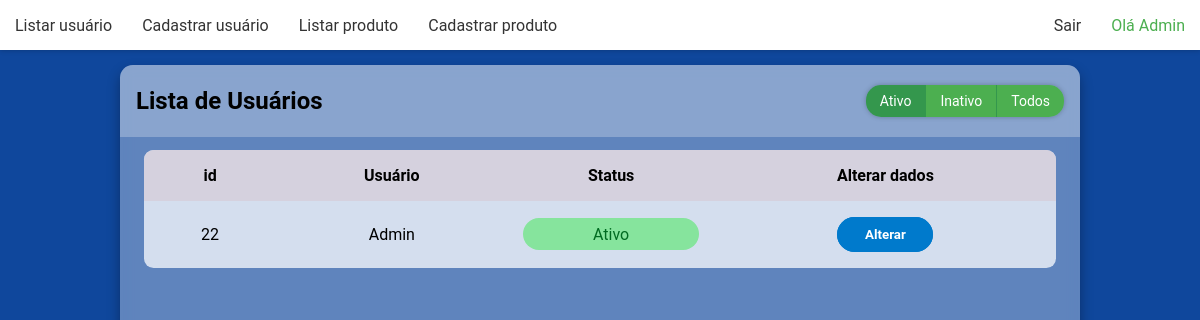
Before: /ecommerceti26/listausuario.php (signed in) with the older database file.
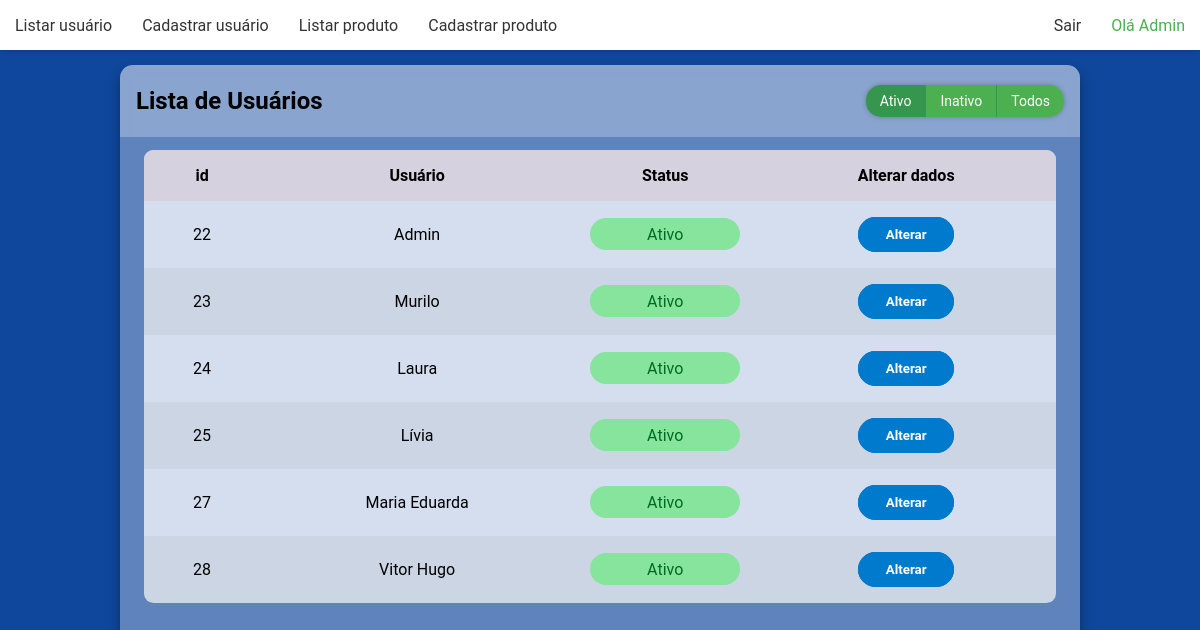
After: the same page with the newer database file.
### tables this page shows
CREATE TABLE `usuarios` (
  `usu_id` int(11) NOT NULL,
  `usu_nome` varchar(50) NOT NULL,
  `usu_senha` varchar(50) NOT NULL,
  `usu_ativo` char(1) DEFAULT NULL,
  `usu_tempero` varchar(50) NOT NULL
);

### ecommerceti26/listausuario.php (the view, shortened to what this page needs)
<?php
    include("cabecalho.php");
    $sql = "SELECT * FROM usuarios WHERE usu_ativo = 's'";
    $retorno = mysqli_query($link, $sql);
    $contador = 0;
?>
<html>
    <head>
        <link rel="stylesheet" href="./css/style.css">
    </head>
    <body>
        <div class="listausuario-container">
            <main class="table">
                <section class="table-header">
                    <h1>Lista de Usuários</h1>
                    <div class="form-container">
                        <form action="listausuario.php" method="post">
                            <label class="radio-label" for="radioativo">Ativo</label>
                            <label class="radio-label" for="radioinativo">Inativo</label>
                            <label class="radio-label" for="radiotodos">Todos</label>
                        </form>
                    </div>
                </section>
                <section class="table-body">
                    <table>
                        <thead>
                            <tr>
                                <th>id</th>
                                <th>Usuário</th>
                                <th>Status</th>
                                <th>Alterar dados</th>
                            </tr>
                        </thead>
                        <?php
                        while ($tbl = mysqli_fetch_array($retorno)) {
                            $contador++;
                            $classe = ($contador % 2 == 0) ? 'even' : 'odd';
                        ?>
                        <tbody>
                            <tr class="<?= $classe ?>">
                                <td><?=$tbl[0] ?></td>
                                <td><?=$tbl[1] ?></td>
                                <td>
                                    <p class="status <?= $check = ($tbl[3] == "s") ? "ativo" : "inativo" ?>">
                                        <?= $check = ($tbl[3] == "s") ? "Ativo" : "Inativo" ?>
                                    </p>
                                </td>
                                <td><a href="alterausuario.php?id=<?=$tbl[0] ?>"><button class="btn-alterar"><p class="text">Alterar</p></button></a></td>
                            </tr>
                        </tbody>
                        <?php
                        }
                        ?>
                    </table>
                </section>
            </main>
        </div>
    </body>
</html>

### ecommerceti26/cabecalho.php (shortened to what this page needs)
<?php
$nomeusuario = $_SESSION['nomeusuario'];
?>
<link rel="stylesheet" href="./css/style.css">
<nav>
    <div class="nav-container">
        <ul>
            <li><a href="listausuario.php">Listar usuário</a></li>
            <li><a href="cadastrausuario.php">Cadastrar usuário</a></li>
            <li><a href="listaproduto.php">Listar produto</a></li>
            <li><a href="cadastraproduto.php">Cadastrar produto</a></li>
        </ul>
        <ul class="user-info">
            <li id="btn-sair"><a href="logout.php">Sair</a></li>
            <?php
            if($nomeusuario != null) {
            ?>
            <li><p>Olá <?= $nomeusuario ?></p></li>
            <?php
            } else {
                echo "<script>window.alert('USUÁRIO NÃO AUTENTICADO');
                window.location.href='login.php';</script>";
            }
            ?>
        </ul>
    </div>
</nav>

### ecommerceti26/css/style.css (style rules this page uses)
* { margin: 0; padding: 0; box-sizing: border-box; font-family: "Roboto", sans-serif; }
.login-container .wrapper h1, p { text-align: center; }
.cadastracliente-container .wrapper h1, p { text-align: center; }
.cadastrausuario-container .wrapper h1, p { text-align: center; }
.cadastraproduto-container .wrapper h1, p { text-align: center; }
.alterausuario-container .wrapper h1, p { text-align: center; }
.alteraproduto-container .wrapper h1, p { text-align: center; }
nav { top: 0; position: fixed; height: 50px; width: 100%; z-index: 1; background-color: #FFF; display: flex; justify-content: center; box-shadow: 0 0 5px rgba(0, 0, 0, 0.25); }
.nav-container { position: relative; width: 1400px; display: flex; justify-content: space-between; }
.nav-container ul { width: 75%; display: flex; align-items: center; }
.nav-container .user-info { width: 25%; display: flex; justify-content: flex-end; }
.nav-container li { list-style: none; padding: 10px 15px; }
.nav-container li a { text-decoration: none; color: #333333; }
.nav-container li p { color: #4CAF50; cursor: default; }
.listausuario-container { background-color: #0f479c; min-height: 100vh; display: flex; justify-content: center; align-items: center; }
.listausuario-container main.table { margin-top: 50px; width: 80vw; height: 90vh; background-color: #fff5; backdrop-filter: blur(7px); box-shadow: 0 .4rem .8rem #0005; border-radius: .8rem; overflow: hidden; }
.listausuario-container .table-header { display: flex; justify-content: space-between; align-items: center; width: 100%; height: 10%; background-color: #fff4; padding: 1rem 1rem; }
.listausuario-container .table-body { width: 95%; max-height: calc(89% - 1.6rem); background-color: #FFFb; margin: .8rem auto; border-radius: .6rem; overflow: auto; }
.listausuario-container .table-body tr { position: sticky; }
.listausuario-container table { width: 100%; }
.listausuario-container table, th, td { text-align: center; border-collapse: collapse; padding: 1rem; }
.listausuario-container thead th { top: 0; left: 0; background-color: #d5d1defe; }
.listausuario-container tbody tr.even { background-color: #0000000b; }
.listausuario-container .status { padding: .4rem 0; border-radius: 2rem; }
.listausuario-container .status.ativo { background-color: #86e49d; color: #006b21; }
.listausuario-container .btn-alterar { width: 6rem; padding: 10px 15px; background-color: #007ACC; outline: 3px #007ACC solid; outline-offset: -3px; border-radius: 2rem; border: none; cursor: pointer; transition: 400ms; }
.listausuario-container .btn-alterar .text { color: white; font-weight: 700; font-size: 1em; transition: 400ms; }
.listausuario-container .form-container { display: inline-flex; overflow: hidden; border-radius: 15px; box-shadow: 0 0 5px rgba(0, 0, 0, 0.25); }
.listausuario-container .form-container form { display: flex; }
.listausuario-container .radio-label { padding: 8px 14px; font-size: 14px; color: #FFF; background: #4CAF50; cursor: pointer; transition: background 0.1s; }
.listausuario-container .radio-label:not(:last-of-type) { border-right: 1px solid #34974d; }
.listausuario-container .radio:checked + .radio-label { background: #34974d }
.listaproduto-container table, th, td { text-align: center; border-collapse: collapse; padding: 1rem; }

Changed rows visible on the page:
added usuarios: usu_id "23", usu_nome "Murilo", usu_ativo "Ativo"
added usuarios: usu_id "24", usu_nome "Laura", usu_ativo "Ativo"
added usuarios: usu_id "25", usu_nome "Lívia", usu_ativo "Ativo"
added usuarios: usu_id "27", usu_nome "Maria Eduarda", usu_ativo "Ativo"
added usuarios: usu_id "28", usu_nome "Vitor Hugo", usu_ativo "Ativo"
